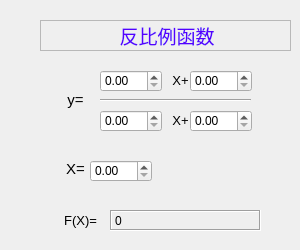
   <widget class="QWidget" name="page_4">
    <widget class="QLabel" name="label_13">
     <property name="geometry">
      <rect>
       <x>60</x>
       <y>90</y>
       <width>31</width>
       <height>21</height>
      </rect>
     </property>
     <property name="text">
      <string>&lt;html&gt;&lt;head/&gt;&lt;body&gt;&lt;p align=&quot;center&quot;&gt;&lt;span style=&quot; font-size:11pt;&quot;&gt;y=&lt;/span&gt;&lt;/p&gt;&lt;/body&gt;&lt;/html&gt;</string>
     </property>
    </widget>
    <widget class="Line" name="line">
     <property name="geometry">
      <rect>
       <x>100</x>
       <y>90</y>
       <width>151</width>
       <height>20</height>
      </rect>
     </property>
     <property name="orientation">
      <enum>Qt::Horizontal</enum>
     </property>
    </widget>
    <widget class="QDoubleSpinBox" name="doubleSpinBox_8">
     <property name="geometry">
      <rect>
       <x>100</x>
       <y>70</y>
       <width>62</width>
       <height>22</height>
      </rect>
     </property>
    </widget>
    <widget class="QLabel" name="label_15">
     <property name="geometry">
      <rect>
       <x>60</x>
       <y>160</y>
       <width>31</width>
       <height>16</height>
      </rect>
     </property>
     <property name="text">
      <string>&lt;html&gt;&lt;head/&gt;&lt;body&gt;&lt;p align=&quot;center&quot;&gt;&lt;span style=&quot; font-size:11pt;&quot;&gt;X=&lt;/span&gt;&lt;/p&gt;&lt;/body&gt;&lt;/html&gt;</string>
     </property>
    </widget>
    <widget class="QDoubleSpinBox" name="doubleSpinBox_9">
     <property name="geometry">
      <rect>
       <x>90</x>
       <y>160</y>
       <width>62</width>
       <height>22</height>
      </rect>
     </property>
    </widget>
    <widget class="QLabel" name="label_16">
     <property name="geometry">
      <rect>
       <x>50</x>
       <y>210</y>
       <width>61</width>
       <height>21</height>
      </rect>
     </property>
     <property name="text">
      <string>&lt;html&gt;&lt;head/&gt;&lt;body&gt;&lt;p align=&quot;center&quot;&gt;&lt;span style=&quot; font-size:10pt;&quot;&gt;F(X)=&lt;/span&gt;&lt;/p&gt;&lt;/body&gt;&lt;/html&gt;</string>
     </property>
    </widget>
    <widget class="QLabel" name="label_17">
     <property name="geometry">
      <rect>
       <x>110</x>
       <y>210</y>
       <width>151</width>
       <height>21</height>
      </rect>
     </property>
     <property name="frameShape">
      <enum>QFrame::Box</enum>
     </property>
     <property name="frameShadow">
      <enum>QFrame::Sunken</enum>
     </property>
     <property name="text">
      <string>0</string>
     </property>
    </widget>
    <widget class="QLabel" name="label_18">
     <property name="geometry">
      <rect>
       <x>170</x>
       <y>110</y>
       <width>21</width>
       <height>21</height>
      </rect>
     </property>
     <property name="text">
      <string>&lt;html&gt;&lt;head/&gt;&lt;body&gt;&lt;p align=&quot;center&quot;&gt;&lt;span style=&quot; font-size:10pt;&quot;&gt;X+&lt;/span&gt;&lt;/p&gt;&lt;/body&gt;&lt;/html&gt;</string>
     </property>
    </widget>
    <widget class="QLabel" name="label_19">
     <property name="geometry">
      <rect>
       <x>170</x>
       <y>70</y>
       <width>21</width>
       <height>21</height>
      </rect>
     </property>
     <property name="text">
      <string>&lt;html&gt;&lt;head/&gt;&lt;body&gt;&lt;p align=&quot;center&quot;&gt;&lt;span style=&quot; font-size:10pt;&quot;&gt;X+&lt;/span&gt;&lt;/p&gt;&lt;/body&gt;&lt;/html&gt;</string>
     </property>
    </widget>
    <widget class="QDoubleSpinBox" name="doubleSpinBox_10">
     <property name="geometry">
      <rect>
       <x>190</x>
       <y>70</y>
       <width>62</width>
       <height>22</height>
      </rect>
     </property>
    </widget>
    <widget class="QDoubleSpinBox" name="doubleSpinBox_11">
     <property name="geometry">
      <rect>
       <x>100</x>
       <y>110</y>
       <width>62</width>
       <height>22</height>
      </rect>
     </property>
    </widget>
    <widget class="QDoubleSpinBox" name="doubleSpinBox_12">
     <property name="geometry">
      <rect>
       <x>190</x>
       <y>110</y>
       <width>62</width>
       <height>22</height>
      </rect>
     </property>
    </widget>
    <widget class="QWidget" name="verticalLayoutWidget_4">
     <property name="geometry">
      <rect>
       <x>40</x>
       <y>20</y>
       <width>251</width>
       <height>31</height>
      </rect>
     </property>
     <layout class="QVBoxLayout" name="verticalLayout_4"/>
    </widget>
    <widget class="QWidget" name="verticalLayoutWidget_5">
     <property name="geometry">
      <rect>
       <x>60</x>
       <y>150</y>
       <width>31</width>
       <height>41</height>
      </rect>
     </property>
     <layout class="QVBoxLayout" name="verticalLayout_5"/>
    </widget>
    <widget class="QWidget" name="verticalLayoutWidget_6">
     <property name="geometry">
      <rect>
       <x>60</x>
       <y>200</y>
       <width>41</width>
       <height>41</height>
      </rect>
     </property>
     <layout class="QVBoxLayout" name="verticalLayout_6"/>
    </widget>
    <widget class="QLabel" name="label_35">
     <property name="geometry">
      <rect>
       <x>40</x>
       <y>20</y>
       <width>251</width>
       <height>31</height>
      </rect>
     </property>
     <property name="frameShape">
      <enum>QFrame::StyledPanel</enum>
     </property>
     <property name="frameShadow">
      <enum>QFrame::Raised</enum>
     </property>
     <property name="text">
      <string>&lt;html&gt;&lt;head/&gt;&lt;body&gt;&lt;p align=&quot;center&quot;&gt;&lt;span style=&quot; font-size:14pt; color:#5500ff;&quot;&gt;反比例函数&lt;/span&gt;&lt;/p&gt;&lt;/body&gt;&lt;/html&gt;</string>
     </property>
    </widget>
   </widget>
